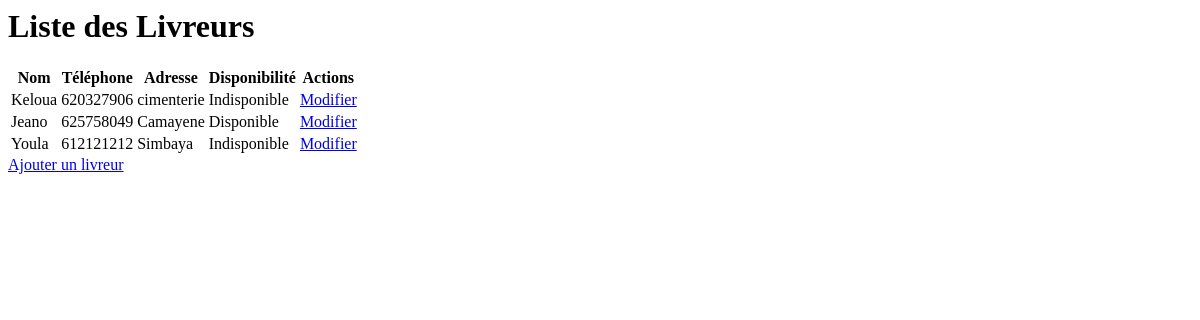
/delivery_persons/, run on an earlier commit of the app's database.
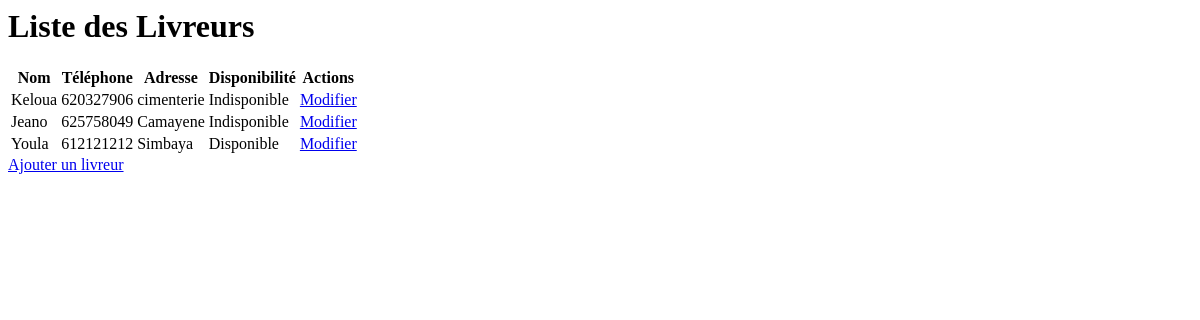
And on a later commit of the database.
### store/models.py (models this page shows, shortened)
class DeliveryPerson(models.Model):
    user = models.OneToOneField(User, on_delete=models.CASCADE, related_name='delivery_person')
    phone_number = models.CharField(max_length=15)
    address = models.TextField()
    is_available = models.BooleanField(default=True)

class User(AbstractUser):
    is_admin = models.BooleanField(default=False)
    favorites = models.ManyToManyField('Product', related_name='favorited_by', blank=True)
    profile_picture = models.ImageField(upload_to='profile_pictures/', null=True, blank=True)  # Champ pour l'upload de la photo de profil
    groups = models.ManyToManyField(
        Group,
        related_name='store_user_groups',  # Nom unique pour éviter les conflits
        blank=True,
    )
    user_permissions = models.ManyToManyField(
        Permission,
        related_name='store_user_permissions',  # Nom unique pour éviter les conflits
        blank=True,
    )

### store/views.py (the view)
# urls.py: path('delivery_persons/', views.delivery_person_list, name='delivery_person_list'),
def delivery_person_list(request):
    delivery_people = DeliveryPerson.objects.all()
    return render(request, 'store/delivery_person_list.html', {'delivery_people': delivery_people})

### store/templates/store/delivery_person_list.html
<h1>Liste des Livreurs</h1>
<table>
    <tr>
        <th>Nom</th>
        <th>Téléphone</th>
        <th>Adresse</th>
        <th>Disponibilité</th>
        <th>Actions</th>
    </tr>
    {% for person in delivery_people %}
    <tr>
        <td>{{ person.user.username }}</td>
        <td>{{ person.phone_number }}</td>
        <td>{{ person.address }}</td>
        <td>{{ person.is_available|yesno:"Disponible,Indisponible" }}</td>
        <td><a href="{% url 'update_delivery_person' person.id %}">Modifier</a></td>
    </tr>
    {% endfor %}
</table>
<a href="{% url 'add_delivery_person' %}">Ajouter un livreur</a>

What changed in the data, as far as the page shows it:
changed DeliveryPerson "Camayene": is_available "Disponible" → "Indisponible"
changed DeliveryPerson "Simbaya": is_available "Indisponible" → "Disponible"
